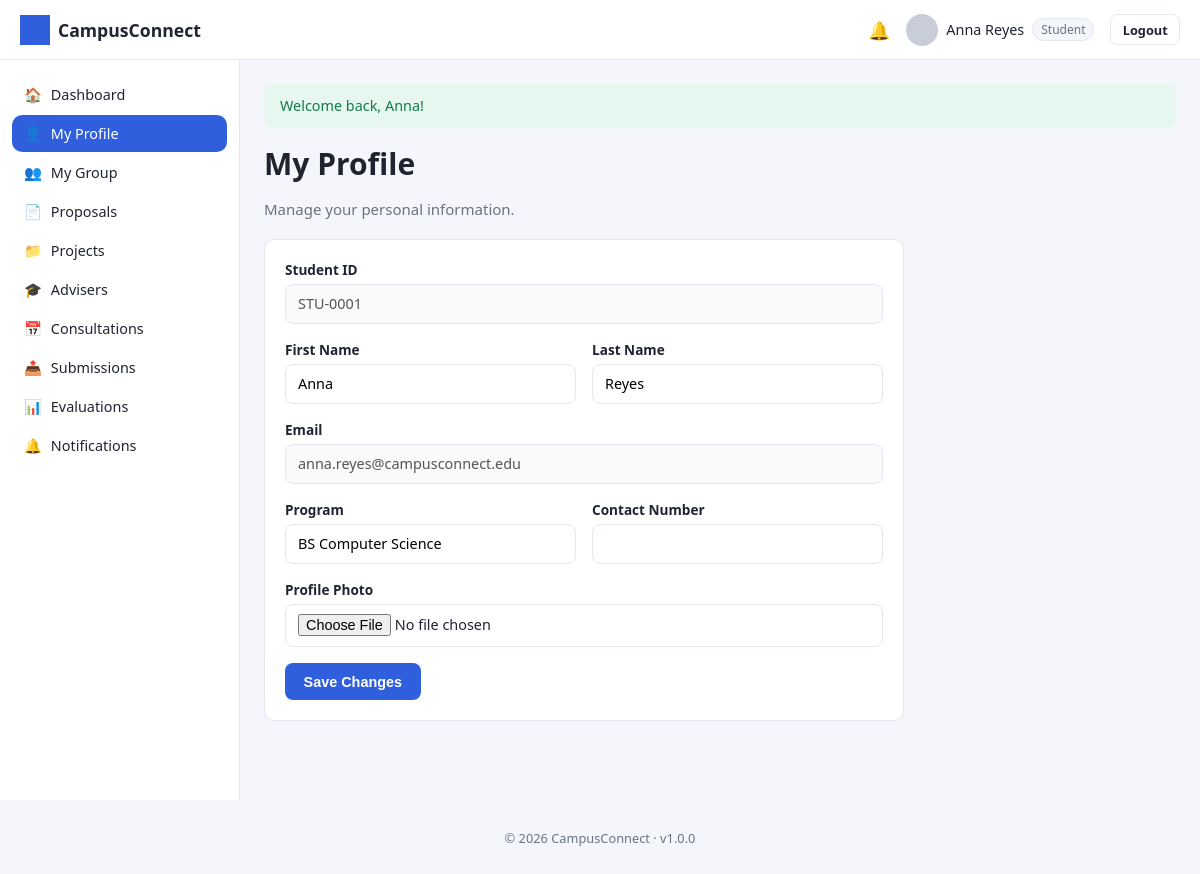
Page /student/profile.php (signed in) on the committed database.
### tables this page shows
CREATE TABLE users (
    user_id INT AUTO_INCREMENT PRIMARY KEY,
    role_id INT NOT NULL,
    id_number VARCHAR(50) UNIQUE,
    first_name VARCHAR(100) NOT NULL,
    last_name VARCHAR(100) NOT NULL,
    email VARCHAR(150) NOT NULL UNIQUE,
    password_hash VARCHAR(255) NOT NULL,
    program VARCHAR(150) DEFAULT NULL,
    department VARCHAR(150) DEFAULT NULL,
    profile_photo VARCHAR(255) DEFAULT 'default-profile.png',
    contact_number VARCHAR(30) DEFAULT NULL,
    status ENUM('active','inactive','suspended') DEFAULT 'active',
    remember_token VARCHAR(255) DEFAULT NULL,
    reset_token VARCHAR(255) DEFAULT NULL,
    reset_token_expires DATETIME DEFAULT NULL,
    created_at TIMESTAMP DEFAULT CURRENT_TIMESTAMP,
    updated_at TIMESTAMP DEFAULT CURRENT_TIMESTAMP ON UPDATE CURRENT_TIMESTAMP,
    FOREIGN KEY (role_id) REFERENCES roles(role_id)
);

### includes/functions.php (called while the page is built, shortened)
<?php
function e(?string $value): string
{
    return htmlspecialchars($value ?? '', ENT_QUOTES, 'UTF-8');
}
function isLoggedIn(): bool
{
    return !empty($_SESSION['user_id']);
}
function currentRoleId(): ?int
{
    return $_SESSION['role_id'] ?? null;
}
function currentRoleName(): ?string
{
    $roleId = currentRoleId();
    return $roleId ? (ROLE_NAMES[$roleId] ?? null) : null;
}
function currentUser(): ?array
{
    static $user = null;
    if ($user !== null) {
        return $user;
    }
    $stmt = getDB()->prepare('SELECT * FROM users WHERE user_id = ? LIMIT 1');
    $stmt->execute([$_SESSION['user_id']]);
    $user = $stmt->fetch() ?: null;
    return $user;
}

### config/database.php (called while the page is built, shortened)
<?php
function getDB(): PDO
{
    static $pdo = null;
    if ($pdo === null) {
        $dsn = 'mysql:host=' . DB_HOST . ';dbname=' . DB_NAME . ';charset=' . DB_CHARSET;
        $options = [
            PDO::ATTR_ERRMODE            => PDO::ERRMODE_EXCEPTION,
            PDO::ATTR_DEFAULT_FETCH_MODE => PDO::FETCH_ASSOC,
            PDO::ATTR_EMULATE_PREPARES   => false,
        ];
        try {
            $pdo = new PDO($dsn, DB_USER, DB_PASS, $options);
        } catch (PDOException $e) {
            error_log('Database connection failed: ' . $e->getMessage());
            die('Database connection failed. Please try again later or contact the administrator.');
        }
    }
    return $pdo;
}

### student/profile.php (the view, shortened to what this page needs)
<?php
require_once __DIR__ . '/../config/database.php';
require_once __DIR__ . '/../includes/functions.php';
$user = currentUser();
include __DIR__ . '/../includes/header.php';
?>
<div class="page-header">
    <div><h1>My Profile</h1><p>Manage your personal information.</p></div>
</div>
<div class="card" style="max-width:640px">
    <form method="POST" enctype="multipart/form-data" novalidate>
        <div class="form-grid">
            <div class="form-group form-span-2">
                <label>Student ID</label>
                <input type="text" value="<?= e($user['id_number']) ?>" disabled>
            </div>
            <div class="form-group">
                <label for="first_name">First Name</label>
                <input type="text" id="first_name" name="first_name" value="<?= e($user['first_name']) ?>" required>
            </div>
            <div class="form-group">
                <label for="last_name">Last Name</label>
                <input type="text" id="last_name" name="last_name" value="<?= e($user['last_name']) ?>" required>
            </div>
            <div class="form-group form-span-2">
                <label>Email</label>
                <input type="email" value="<?= e($user['email']) ?>" disabled>
            </div>
            <div class="form-group">
                <label for="program">Program</label>
                <input type="text" id="program" name="program" value="<?= e($user['program']) ?>">
            </div>
            <div class="form-group">
                <label for="contact_number">Contact Number</label>
                <input type="text" id="contact_number" name="contact_number" value="<?= e($user['contact_number']) ?>">
            </div>
            <div class="form-group form-span-2">
                <label for="profile_photo">Profile Photo</label>
                <input type="file" id="profile_photo" name="profile_photo" accept="image/*">
            </div>
        </div>
        <button type="submit" class="btn btn-primary">Save Changes</button>
    </form>
</div>
<?php include __DIR__ . '/../includes/footer.php'; ?>

### includes/navbar.php (shortened to what this page needs)
<?php
$navUser = currentUser();
$unread  = $navUser ? unreadNotificationCount((int) $navUser['user_id']) : 0;
$roleName = currentRoleName();
?>
<header class="navbar">
    <div class="navbar-brand">
        <img src="<?= BASE_URL ?>/assets/images/logo.png" alt="<?= e(APP_NAME) ?>" class="navbar-logo">
        <span><?= e(APP_NAME) ?></span>
    </div>
    <div class="navbar-right">
        <a class="navbar-icon" href="<?= BASE_URL ?>/<?= e($roleName) ?>/notifications<?= $roleName === 'student' ? '/index.php' : '.php' ?>" title="Notifications">
            🔔<?php if ($unread > 0): ?><span class="badge-dot"><?= $unread ?></span><?php endif; ?>
        </a>
        <div class="navbar-user">
            <img src="<?= BASE_URL ?>/assets/images/<?= e($navUser['profile_photo'] ?? 'default-profile.png') ?>" class="navbar-avatar" alt="Profile">
            <span><?= e(($navUser['first_name'] ?? '') . ' ' . ($navUser['last_name'] ?? '')) ?></span>
            <span class="role-tag"><?= e(ucfirst($roleName ?? '')) ?></span>
        </div>
        <a class="btn btn-sm btn-outline" href="<?= BASE_URL ?>/logout.php">Logout</a>
    </div>
</header>

### assets/css/style.css (style rules this page uses)
:root { --primary: #2f5fdd; --primary-dark: #23439e; --success: #1fa971; --danger: #e0413a; --warning: #e0a13a; --info: #3aa9e0; --secondary: #6b7280; --bg: #f4f6fb; --card-bg: #ffffff; --border: #e3e7ef; --text: #1f2430; --text-muted: #6b7280; --sidebar-width: 240px; --navbar-height: 60px; --radius: 10px; }
* { box-sizing: border-box; }
body { margin: 0; font-family: 'Segoe UI', Roboto, Helvetica, Arial, sans-serif; background: var(--bg); color: var(--text); font-size: 15px; }
a { color: var(--primary); text-decoration: none; }
h1, h2, h3, h4 { margin: 0 0 .5em; font-weight: 600; }
.app-shell { padding-top: var(--navbar-height); }
.navbar { position: fixed; top: 0; left: 0; right: 0; height: var(--navbar-height); background: var(--card-bg); border-bottom: 1px solid var(--border); display: flex; align-items: center; justify-content: space-between; padding: 0 1.25rem; z-index: 100; }
.navbar-brand { display: flex; align-items: center; gap: .5rem; font-weight: 700; font-size: 1.1rem; }
.navbar-logo { height: 30px; width: 30px; object-fit: contain; }
.navbar-right { display: flex; align-items: center; gap: 1rem; }
.navbar-icon { position: relative; font-size: 1.1rem; }
.navbar-user { display: flex; align-items: center; gap: .5rem; font-size: .9rem; }
.navbar-avatar { width: 32px; height: 32px; border-radius: 50%; object-fit: cover; }
.role-tag { background: var(--bg); border: 1px solid var(--border); border-radius: 20px; padding: 2px 8px; font-size: .75rem; color: var(--text-muted); }
.form-group { margin-bottom: 1rem; text-align: left; }
.form-group label { display: block; font-size: .85rem; margin-bottom: .3rem; font-weight: 600; }
.form-group input, .form-group select, .form-group textarea { width: 100%; padding: .6rem .75rem; border: 1px solid var(--border); border-radius: 8px; font-size: .9rem; font-family: inherit; }
.form-grid { display: grid; grid-template-columns: 1fr 1fr; gap: 0 1rem; }
.form-span-2 { grid-column: span 2; }
.btn { display: inline-block; padding: .6rem 1.1rem; border-radius: 8px; border: 1px solid transparent; font-size: .9rem; font-weight: 600; cursor: pointer; text-align: center; }
.btn-sm { padding: .35rem .7rem; font-size: .8rem; }
.btn-primary { background: var(--primary); color: #fff; }
.btn-outline { background: transparent; border-color: var(--border); color: var(--text); }
.card { background: var(--card-bg); border: 1px solid var(--border); border-radius: var(--radius); padding: 1.25rem; margin-bottom: 1.25rem; }
.page-header { display: flex; align-items: center; justify-content: space-between; margin-bottom: 1.25rem; flex-wrap: wrap; gap: .75rem; }
.page-header p { color: var(--text-muted); margin: .2rem 0 0; }

### rows in the picture
users: profile_photo (placeholder picture), first_name+last_name "Anna Reyes", id_number "STU-0001", first_name "Anna", last_name "Reyes", email "anna.reyes@campusconnect.edu", program "BS Computer Science"

### other values in the picture
APP_NAME "CampusConnect"
$roleName "Student"
$icon "🏠"
$label "Dashboard"
$label "My Profile"
$icon "👥"
$label "My Group"
$icon "📄"
$label "Proposals"
$icon "📁"
$label "Projects"
$icon "🎓"
$label "Advisers"
$icon "📅"
$label "Consultations"
